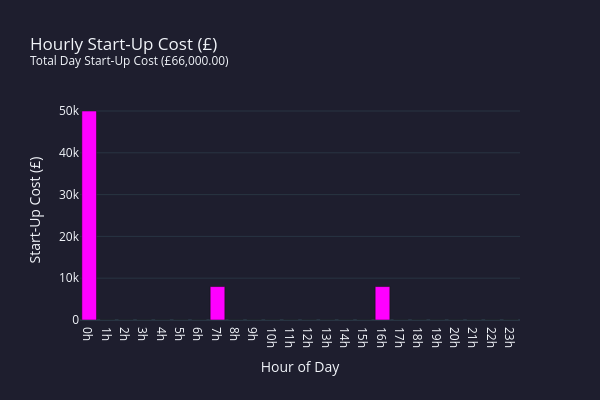

Notebook code cell kept with this figure:
### Code cell
start_up_cost_by_hour = [sum(gen.scost for gen in start_ups) for start_ups in start_up_by_hour]

title = f"Hourly Start-Up Cost (£)<br><sup>Total Day Start-Up Cost (£{sum(start_up_cost_by_hour):,.2f})</sup>"
plot_hourly(start_up_cost_by_hour, title=title, yaxis_title="Start-Up Cost (£)", color='magenta', line=False)

### Figure 1 — Plotly figure (JSON) as saved in the notebook; plotly's stock layout.template omitted (floating-point values rounded to 4 significant figures)
{"data": [{"marker": {"color": "magenta"}, "type": "bar", "x": ["0h", "1h", "2h", "3h", "4h", "5h", "6h", "7h", "8h", "9h", "10h", "11h", "12h", "13h", "14h", "15h", "16h", "17h", "18h", "19h", "20h", "21h", "22h", "23h"], "y": [50000, 0, 0, 0, 0, 0, 0, 8000, 0, 0, 0, 0, 0, 0, 0, 0, 8000, 0, 0, 0, 0, 0, 0, 0]}], "layout": {"height": 400, "paper_bgcolor": "#1e1e2e", "plot_bgcolor": "#1e1e2e", "showlegend": false, "title": {"text": "Hourly Start-Up Cost (£)<br><sup>Total Day Start-Up Cost (£66,000.00)</sup>"}, "width": 600, "xaxis": {"dtick": 1, "tick0": 0, "tickmode": "linear", "title": {"text": "Hour of Day"}}, "yaxis": {"title": {"text": "Start-Up Cost (£)"}}}}
